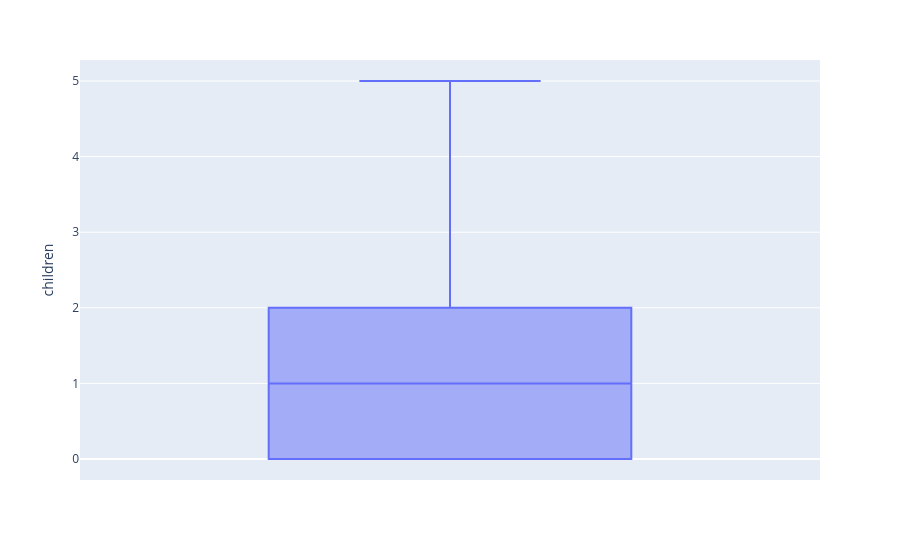

Notebook code for this chart:
### Code cell
import plotly.express as px

boxplot = px.box(df, y='children')
boxplot.show()

### Figure 1 — Plotly figure (JSON) as saved in the notebook; plotly's stock layout.template omitted (floating-point values rounded to 4 significant figures; data arrays with more than 128 entries replaced by an {"elided": "..."} marker saying what was removed)
{"data": [{"alignmentgroup": "True", "hovertemplate": "children=%{y}<extra></extra>", "legendgroup": "", "marker": {"color": "#636efa"}, "name": "", "notched": false, "offsetgroup": "", "orientation": "v", "showlegend": false, "type": "box", "x0": " ", "xaxis": "x", "y": {"elided": "1337 int values"}, "y0": " ", "yaxis": "y"}], "layout": {"boxmode": "group", "legend": {"tracegroupgap": 0}, "margin": {"t": 60}, "xaxis": {"anchor": "y", "domain": [0, 1]}, "yaxis": {"anchor": "x", "domain": [0, 1], "title": {"text": "children"}}}}
